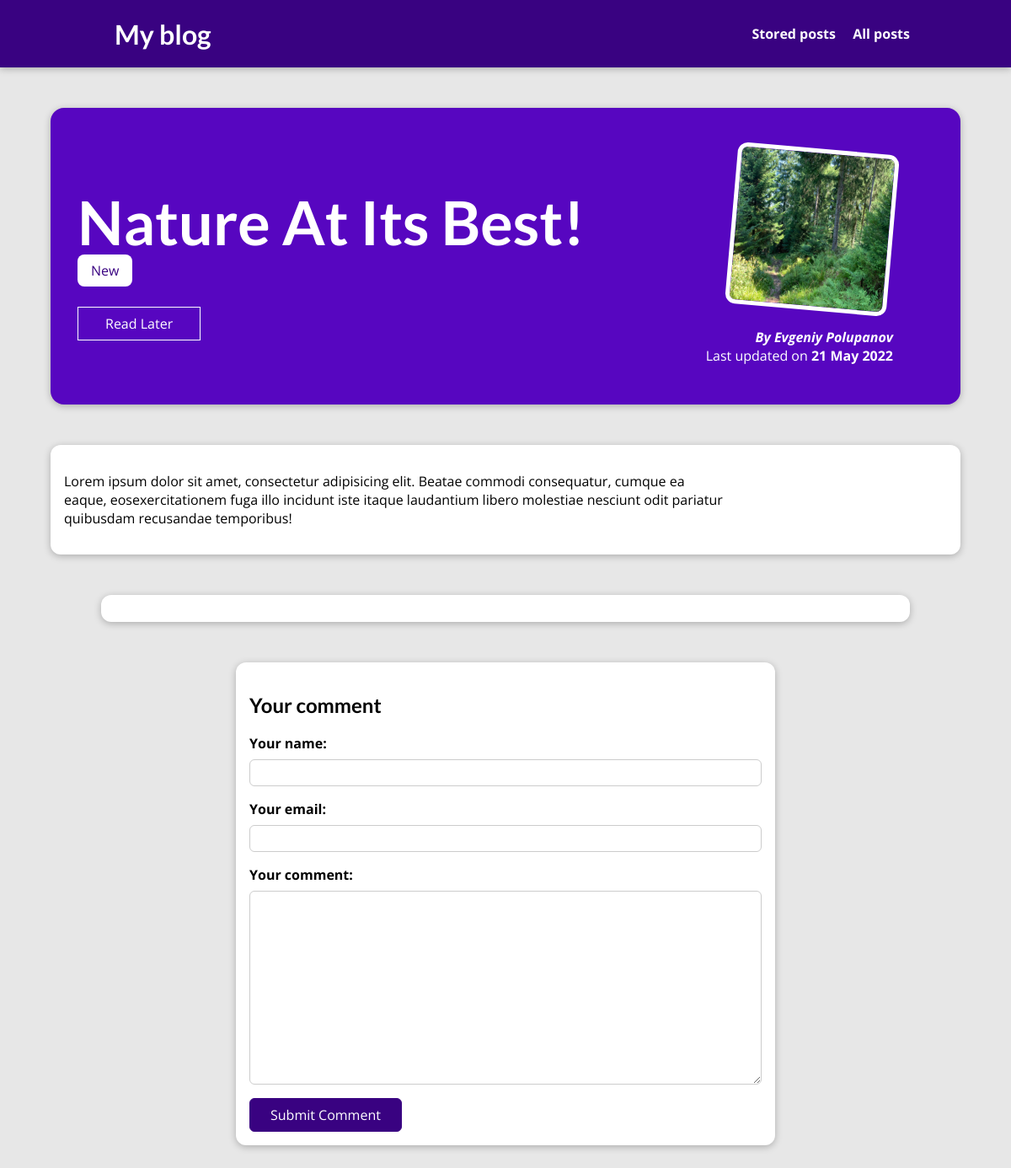
The page /posts/nature-at-its-best on the database its author committed.
### blog/models.py (models this page shows, shortened)
class Post(models.Model):
    title = models.CharField(max_length=100)
    excerpt = models.CharField(max_length=200)
    image = models.ImageField(upload_to='posts', null=True)
    date = models.DateField(auto_now=True)
    slug = models.SlugField(db_index=True, unique=True)
    content = models.TextField(validators=[MinLengthValidator(10)])
    author = models.ForeignKey(Author, on_delete=models.SET_NULL, null=True, related_name='posts')
    tags = models.ManyToManyField(Tag)

class Tag(models.Model):
    caption = models.CharField(max_length=20)

class Author(models.Model):
    first_name = models.CharField(max_length=20)
    last_name = models.CharField(max_length=20)
    email = models.EmailField(max_length=30)
    def get_full_name(self):
        return f'{self.first_name} {self.last_name}'
    def __str__(self):
        return self.get_full_name()

### blog/views.py (the view, shortened to what this page needs)
# urls.py: path('posts/<slug:slug>', views.PostView.as_view(), name='post'),
class PostView(View):
    def is_stored_post(self, request, post_id):
        stored_posts = request.session.get('stored_posts')
        if stored_posts is not None:
            return post_id in stored_posts
        else:
            return False
    def get(self, request, slug):
        post = Post.objects.get(slug=slug)
        return render(request, 'blog/post-detail.html', {
            'post': post,
            'tags': post.tags.all(),
            'comment_form': CommentForm(),
            'comments': post.comments.all().order_by('-id'),
            'is_read_later': self.is_stored_post(request, post.id),
        })

### blog/forms.py
class CommentForm(forms.ModelForm):
    class Meta:
        model = Comment
        exclude = ['post']
        labels = {'name': 'Your name', 'email': 'Your email', 'text': 'Your comment'}

### blog/templates/blog/post-detail.html (shortened to what this page needs)
{% extends 'base.html' %}
{% load static %}
{% block static_styles %}
<link rel="stylesheet" href="{% static 'blog/post-detail.css' %}" />
{% endblock %}
{% block content %}
<section id="summary">
    <h2>{{ post.title }}</h2>
    <div>
        {% for tag in tags %}
        <span class="tag">{{ tag.caption }}</span>
        {% endfor %}
        <form id="read-later" action="{% url 'read-later' %}" method="post">
            <button>{% if is_read_later %}Remove From Read Later{% else %}Read Later{% endif %}</button>
        </form>
    </div>
    <article>
        <img src="{{ post.image.url }}" alt="{{ post.title }}" />
        <address><a href="mailto:{{ post.author.email }}">By {{ post.author }}</a></address>
        <div>Last updated on
            <time>{{ post.date|date:'d M Y' }}</time>
        </div>
    </article>
</section>
<main>
    <p>{{ post.content|linebreaks }}</p>
</main>
<section id="comments">
</section>
<section id="comment-form">
    <h2>Your comment</h2>
    <form action="{% url 'post' post.slug %}" method="post">
        {% for field in comment_form %}
        <div class="form-control{% if field.errors %} invalid {% endif %}">
            {{ field.label_tag }}
            {{ field }}
        </div>
        {% endfor %}
        <button>Submit Comment</button>
    </form>
</section>
{% endblock %}

### static/app.css (style rules this page uses)
* { box-sizing: border-box; }
html { font-family: 'Open Sans', 'Lato', sans-serif; }
body { margin: 0; }
h1, h2, h3 { font-family: 'Lato', sans-serif; font-weight: bold; }

### blog/static/blog/post-detail.css (style rules this page uses)
body { background-color: #e7e7e7; }
#summary { margin: 8rem auto 3rem auto; padding: 2rem; width: 90%; max-width: 90rem; border-radius: 16px; background-color: #5706c0; position: relative; box-shadow: 0 2px 8px rgba(0, 0, 0, 0.25); height: 22rem; }
#summary h2 { color: white; font-size: 4.5rem; margin-bottom: 0.25rem; }
#summary article { position: absolute; top: 2rem; right: 3rem; padding: 1rem 2rem; border-radius: 12px; text-align: right; color: white; }
#summary article img { width: 12rem; height: 12rem; border-radius: 12px; transform: rotateZ(5deg); border: 5px solid white; margin-bottom: 1rem; }
#summary address { font-weight: bold; }
#summary a { color: white; text-decoration: none; }
#summary time { font-weight: bold; }
#read-later { margin: 2rem 0; }
#read-later button { background-color: transparent; border: 1px solid white; padding: 0.5rem 2rem; font: inherit; color: white; cursor: pointer; }
main { width: 90%; max-width: 90rem; margin: 3rem auto; background-color: white; padding: 1rem; border-radius: 12px; box-shadow: 0 2px 8px rgba(0, 0, 0, 0.25); }
.tag { background-color: white; color: #390281; padding: .5rem 1rem; border-radius: 8px; }
#comment-form { margin: 3rem auto; width: 90%; max-width: 40rem; border-radius: 12px; background-color: white; box-shadow: 0 2px 8px rgba(0, 0, 0, 0.25); padding: 1rem; }
#comment-form button { font: inherit; background-color: #390281; color: white; border: 1px solid #390281; padding: 0.5rem 1.5rem; border-radius: 6px; cursor: pointer; }
.form-control { margin-bottom: 1rem; }
.form-control label { font-weight: bold; margin-bottom: 0.5rem; display: block; }
.form-control input, .form-control textarea { display: block; width: 100%; font: inherit; padding: 0.25rem; border-radius: 6px; border: 1px solid #ccc; }
#comments { margin: 3rem auto; width: 90%; max-width: 60rem; border-radius: 12px; background-color: white; box-shadow: 0 2px 8px rgba(0, 0, 0, 0.25); padding: 1rem 2rem; }

### rows shown on the page
Post: title "Nature At Its Best!", image (picture), author "Evgeniy Polupanov", date "21 May 2022", content "Lorem ipsum dolor sit amet, consectetur adipisicing elit. Beatae commodi consequatur, cumque ea eaque, eosexercitationem fuga illo incidunt iste itaque laudantium libero molestiae nesciunt odit pariatur quibusdam recusandae temporibus!"
Tag: caption "New"

### other values the page prints
{{ field.label_tag }} "Your name:" "Your email:" "Your comment:"
